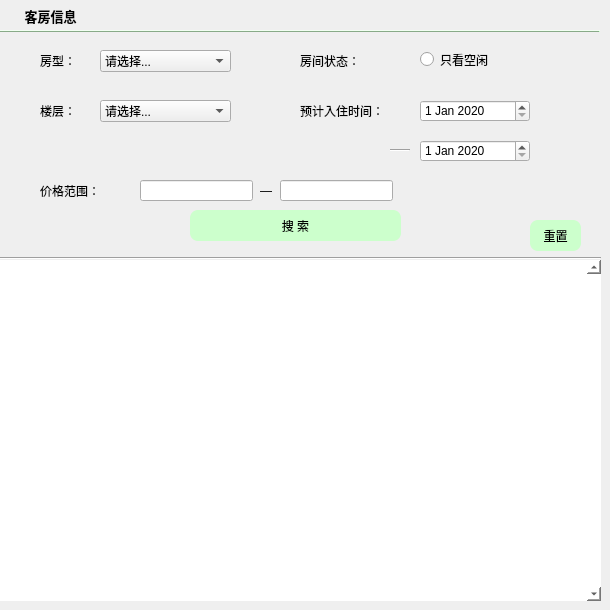
    <widget class="QWidget" name="page">
     <widget class="QToolButton" name="toolButton_2">
      <property name="geometry">
       <rect>
        <x>0</x>
        <y>0</y>
        <width>101</width>
        <height>31</height>
       </rect>
      </property>
      <property name="font">
       <font>
        <family>FontAwesome</family>
        <pointsize>10</pointsize>
        <weight>75</weight>
        <bold>true</bold>
       </font>
      </property>
      <property name="styleSheet">
       <string notr="true">border:none</string>
      </property>
      <property name="text">
       <string>客房信息</string>
      </property>
      <property name="icon">
       <iconset>
        <normaloff>../../../../../pictures/search1.png</normaloff>../../../../../pictures/search1.png</iconset>
      </property>
      <property name="toolButtonStyle">
       <enum>Qt::ToolButtonTextBesideIcon</enum>
      </property>
     </widget>
     <widget class="QFrame" name="split_2">
      <property name="geometry">
       <rect>
        <x>0</x>
        <y>30</y>
        <width>600</width>
        <height>2</height>
       </rect>
      </property>
      <property name="styleSheet">
       <string notr="true">color:#CCFFCC;
border-color:#CCFFCC;
background-color:#CCFFCC</string>
      </property>
      <property name="frameShape">
       <enum>QFrame::HLine</enum>
      </property>
      <property name="frameShadow">
       <enum>QFrame::Raised</enum>
      </property>
     </widget>
     <widget class="QComboBox" name="inputType">
      <property name="geometry">
       <rect>
        <x>100</x>
        <y>50</y>
        <width>131</width>
        <height>22</height>
       </rect>
      </property>
      <item>
       <property name="text">
        <string>请选择...</string>
       </property>
      </item>
      <item>
       <property name="text">
        <string>标准间（单人）</string>
       </property>
      </item>
      <item>
       <property name="text">
        <string>标准间（双人）</string>
       </property>
      </item>
      <item>
       <property name="text">
        <string>大床房</string>
       </property>
      </item>
      <item>
       <property name="text">
        <string>总统套房</string>
       </property>
      </item>
     </widget>
     <widget class="QLabel" name="label_22">
      <property name="geometry">
       <rect>
        <x>40</x>
        <y>50</y>
        <width>41</width>
        <height>21</height>
       </rect>
      </property>
      <property name="text">
       <string>房型：</string>
      </property>
     </widget>
     <widget class="QLabel" name="label_23">
      <property name="geometry">
       <rect>
        <x>300</x>
        <y>50</y>
        <width>71</width>
        <height>21</height>
       </rect>
      </property>
      <property name="text">
       <string>房间状态：</string>
      </property>
     </widget>
     <widget class="QLabel" name="label_24">
      <property name="geometry">
       <rect>
        <x>300</x>
        <y>100</y>
        <width>101</width>
        <height>21</height>
       </rect>
      </property>
      <property name="text">
       <string>预计入住时间：</string>
      </property>
     </widget>
     <widget class="QLabel" name="label_25">
      <property name="geometry">
       <rect>
        <x>40</x>
        <y>180</y>
        <width>101</width>
        <height>21</height>
       </rect>
      </property>
      <property name="text">
       <string>价格范围：</string>
      </property>
     </widget>
     <widget class="QLineEdit" name="inputprice1">
      <property name="geometry">
       <rect>
        <x>140</x>
        <y>180</y>
        <width>113</width>
        <height>21</height>
       </rect>
      </property>
     </widget>
     <widget class="QLabel" name="label_26">
      <property name="geometry">
       <rect>
        <x>260</x>
        <y>180</y>
        <width>21</width>
        <height>21</height>
       </rect>
      </property>
      <property name="text">
       <string>—</string>
      </property>
     </widget>
     <widget class="QLineEdit" name="inputprice2">
      <property name="geometry">
       <rect>
        <x>280</x>
        <y>180</y>
        <width>113</width>
        <height>21</height>
       </rect>
      </property>
     </widget>
     <widget class="QLabel" name="label_27">
      <property name="geometry">
       <rect>
        <x>40</x>
        <y>100</y>
        <width>101</width>
        <height>21</height>
       </rect>
      </property>
      <property name="text">
       <string>楼层：</string>
      </property>
     </widget>
     <widget class="QComboBox" name="inputstorey">
      <property name="geometry">
       <rect>
        <x>100</x>
        <y>100</y>
        <width>131</width>
        <height>22</height>
       </rect>
      </property>
      <item>
       <property name="text">
        <string>请选择...</string>
       </property>
      </item>
      <item>
       <property name="text">
        <string>2</string>
       </property>
      </item>
      <item>
       <property name="text">
        <string>3</string>
       </property>
      </item>
      <item>
       <property name="text">
        <string>4</string>
       </property>
      </item>
     </widget>
     <widget class="QDateEdit" name="inputStartTime">
      <property name="geometry">
       <rect>
        <x>420</x>
        <y>100</y>
        <width>110</width>
        <height>22</height>
       </rect>
      </property>
      <property name="contextMenuPolicy">
       <enum>Qt::DefaultContextMenu</enum>
      </property>
      <property name="dateTime">
       <datetime>
        <hour>0</hour>
        <minute>0</minute>
        <second>0</second>
        <year>2020</year>
        <month>1</month>
        <day>1</day>
       </datetime>
      </property>
      <property name="maximumTime">
       <time>
        <hour>22</hour>
        <minute>59</minute>
        <second>59</second>
       </time>
      </property>
     </widget>
     <widget class="QPushButton" name="commitSearch">
      <property name="geometry">
       <rect>
        <x>190</x>
        <y>210</y>
        <width>211</width>
        <height>31</height>
       </rect>
      </property>
      <property name="styleSheet">
       <string notr="true">#commitSearch{background:#CCFFCC;
border-radius:8px}
#commitSearch:hover
{
background:#CCFF99
}</string>
      </property>
      <property name="text">
       <string>搜 索</string>
      </property>
     </widget>
     <widget class="Line" name="line">
      <property name="geometry">
       <rect>
        <x>0</x>
        <y>250</y>
        <width>601</width>
        <height>16</height>
       </rect>
      </property>
      <property name="orientation">
       <enum>Qt::Horizontal</enum>
      </property>
     </widget>
     <widget class="QRadioButton" name="inputFree">
      <property name="geometry">
       <rect>
        <x>420</x>
        <y>50</y>
        <width>115</width>
        <height>19</height>
       </rect>
      </property>
      <property name="text">
       <string>只看空闲</string>
      </property>
     </widget>
     <widget class="QDateEdit" name="inputEndTime">
      <property name="geometry">
       <rect>
        <x>420</x>
        <y>140</y>
        <width>110</width>
        <height>22</height>
       </rect>
      </property>
      <property name="contextMenuPolicy">
       <enum>Qt::DefaultContextMenu</enum>
      </property>
      <property name="dateTime">
       <datetime>
        <hour>0</hour>
        <minute>0</minute>
        <second>0</second>
        <year>2020</year>
        <month>1</month>
        <day>1</day>
       </datetime>
      </property>
      <property name="maximumTime">
       <time>
        <hour>22</hour>
        <minute>59</minute>
        <second>59</second>
       </time>
      </property>
     </widget>
     <widget class="Line" name="line_16">
      <property name="geometry">
       <rect>
        <x>390</x>
        <y>140</y>
        <width>20</width>
        <height>20</height>
       </rect>
      </property>
      <property name="orientation">
       <enum>Qt::Horizontal</enum>
      </property>
     </widget>
     <widget class="QScrollArea" name="scrollArea">
      <property name="geometry">
       <rect>
        <x>0</x>
        <y>260</y>
        <width>601</width>
        <height>341</height>
       </rect>
      </property>
      <property name="contextMenuPolicy">
       <enum>Qt::DefaultContextMenu</enum>
      </property>
      <property name="styleSheet">
       <string notr="true">background-color:white</string>
      </property>
      <property name="frameShape">
       <enum>QFrame::NoFrame</enum>
      </property>
      <property name="verticalScrollBarPolicy">
       <enum>Qt::ScrollBarAlwaysOn</enum>
      </property>
      <property name="horizontalScrollBarPolicy">
       <enum>Qt::ScrollBarAsNeeded</enum>
      </property>
      <property name="widgetResizable">
       <bool>true</bool>
      </property>
      <property name="alignment">
       <set>Qt::AlignCenter</set>
      </property>
      <widget class="QWidget" name="scrollAreaWidgetContents">
       <property name="geometry">
        <rect>
         <x>0</x>
         <y>0</y>
         <width>580</width>
         <height>341</height>
        </rect>
       </property>
       <widget class="QWidget" name="gridLayoutWidget">
        <property name="geometry">
         <rect>
          <x>0</x>
          <y>0</y>
          <width>601</width>
          <height>341</height>
         </rect>
        </property>
        <layout class="QGridLayout" name="gridLayout">
         <property name="sizeConstraint">
          <enum>QLayout::SetNoConstraint</enum>
         </property>
        </layout>
       </widget>
      </widget>
     </widget>
     <widget class="QPushButton" name="reset">
      <property name="geometry">
       <rect>
        <x>530</x>
        <y>220</y>
        <width>51</width>
        <height>31</height>
       </rect>
      </property>
      <property name="styleSheet">
       <string notr="true">#reset{background:#CCFFCC;
border-radius:8px}
#reset:hover
{
background:#CCFF99
}</string>
      </property>
      <property name="text">
       <string>重置</string>
      </property>
     </widget>
    </widget>
